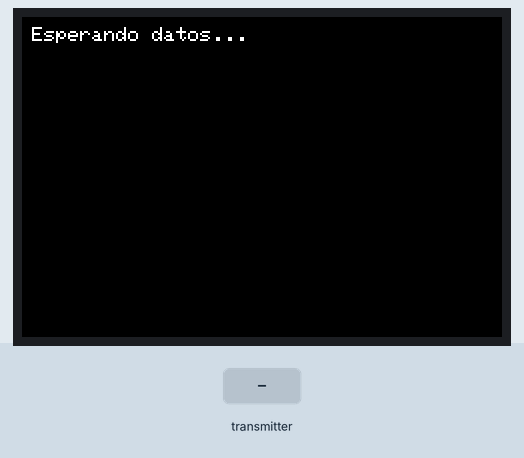
A program run on a simulated ESP32. Shown: 480×320 colour display. The inputs (shaded band) are chosen by the test bench. What the program prints to the serial monitor is not drawn.

Above: at 1.5 s.
1.6 s: the transmitter starts sending tempPromedio = 0
At 1.93 s:
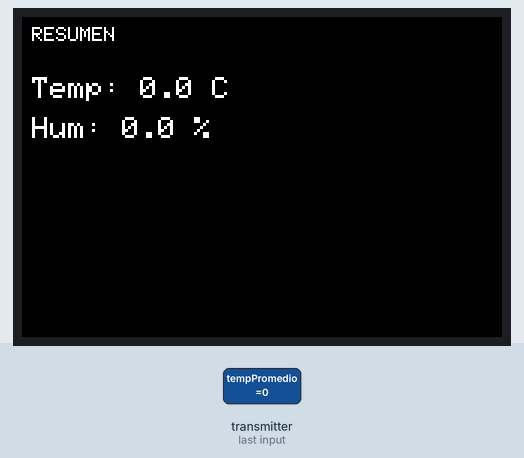
3.7 s: the transmitter starts sending humedad = 25
At 3.98 s:
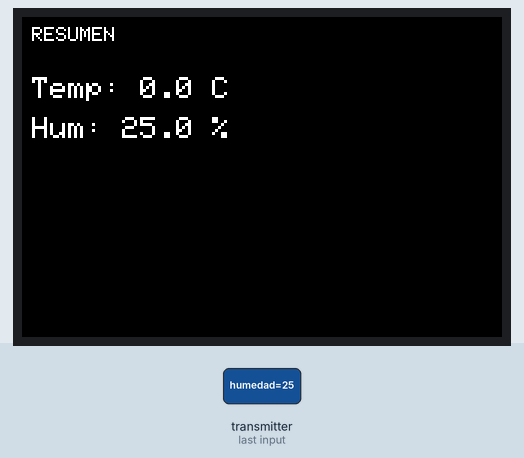
6.7 s: the transmitter starts sending presion = 25
At 7.03 s:
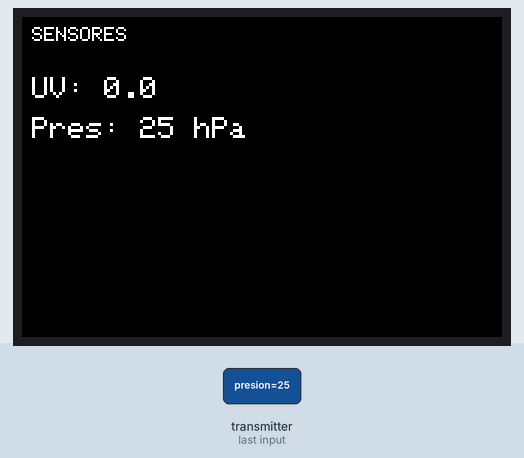
8.3 s: the transmitter starts sending velocidadViento = 25
At 10.63 s:
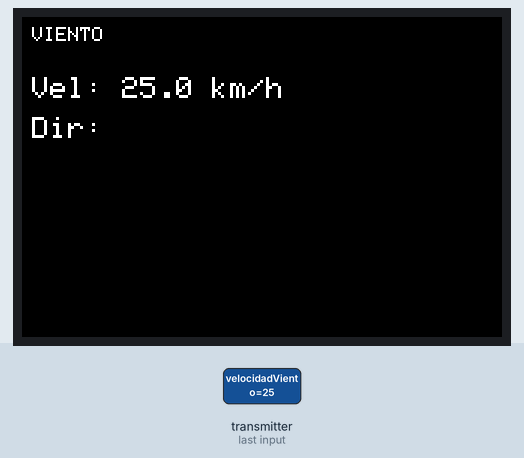
11.3 s: the transmitter starts sending direccionViento = 0
At 11.63 s:
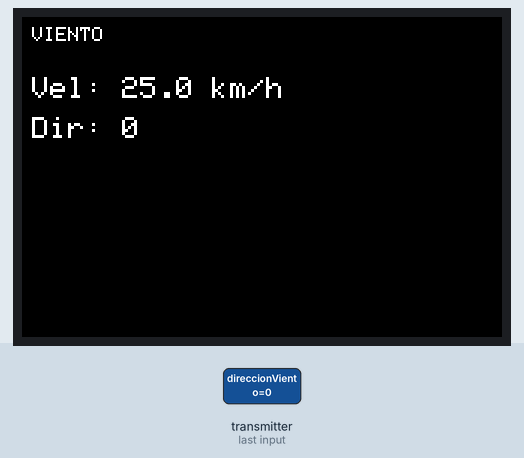
12.9 s: the transmitter starts sending llueve = 1
At 15.73 s:
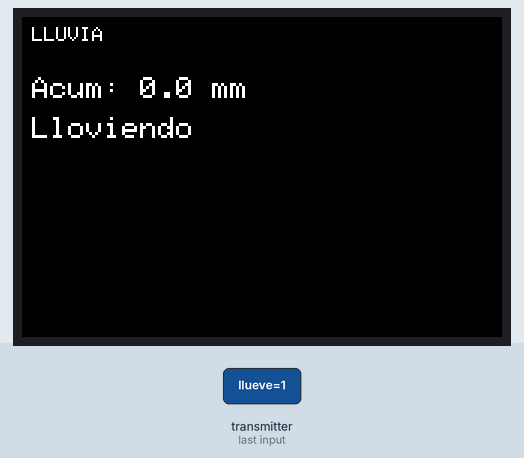
Timing chart, 0 to 16.9 s (numbered marks = the images above; inputs shaded):
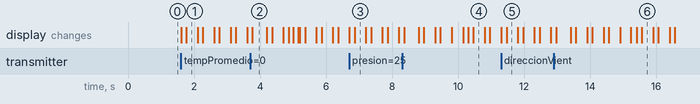

Measured:
- after the input at 1.6 s, the display: first changes at once (image 1 shows a later state)
- after the input at 6.7 s, the display: first differs from a run without the input after 0.16 s (image 3)
- after the input at 11.3 s, the display: first differs from a run without the input after 0.16 s (image 5)
- what the display in image 2 shows lasts 0.4 s, from 3.8 s to 4.2 s

The program:

main.cpp
```cpp
#include <Arduino.h>
#include <esp_now.h>
#include <WiFi.h>
#include "DataStructure.h"
#include <TFT_eSPI.h>

TFT_eSPI tft = TFT_eSPI();
WeatherData receivedData;
bool newData = false;
bool dataReceivedOnce = false;

enum ScreenState { RESUMEN, SENSORES, VIENTO, LLUVIA };
ScreenState currentState = RESUMEN;
unsigned long lastScreenChange = 0;
const long screenInterval = 5000; // 5 segundos

void drawWaiting() {
    tft.fillScreen(TFT_BLACK);
    tft.setTextColor(TFT_WHITE);
    tft.setTextSize(2);
    tft.drawString("Esperando datos...", 10, 10);
}

void drawResumen() {
    tft.fillScreen(TFT_BLACK);
    tft.setTextColor(TFT_WHITE);
    tft.setTextSize(2);
    tft.drawString("RESUMEN", 10, 10);
    tft.setTextSize(3);
    tft.drawString("Temp: " + String(receivedData.tempPromedio, 1) + " C", 10, 60);
    tft.drawString("Hum: " + String(receivedData.humedad, 1) + " %", 10, 100);
}

void drawSensores() {
    tft.fillScreen(TFT_BLACK);
    tft.setTextColor(TFT_WHITE);
    tft.setTextSize(2);
    tft.drawString("SENSORES", 10, 10);
    tft.setTextSize(3);
    tft.drawString("UV: " + String(receivedData.uv, 1), 10, 60);
    tft.drawString("Pres: " + String(receivedData.presion, 0) + " hPa", 10, 100);
}

void drawViento() {
    tft.fillScreen(TFT_BLACK);
    tft.setTextColor(TFT_WHITE);
    tft.setTextSize(2);
    tft.drawString("VIENTO", 10, 10);
    tft.setTextSize(3);
    tft.drawString("Vel: " + String(receivedData.velocidadViento, 1) + " km/h", 10, 60);
    tft.drawString("Dir: " + String(receivedData.direccionViento), 10, 100);
}

void drawLluvia() {
    tft.fillScreen(TFT_BLACK);
    tft.setTextColor(TFT_WHITE);
    tft.setTextSize(2);
    tft.drawString("LLUVIA", 10, 10);
    tft.setTextSize(3);
    tft.drawString("Acum: " + String(receivedData.lluviaAcumulada, 1) + " mm", 10, 60);
    tft.drawString(receivedData.llueve ? "Lloviendo" : "Seco", 10, 100);
}

void drawCurrentScreen() {
    switch (currentState) {
        case RESUMEN: drawResumen(); break;
        case SENSORES: drawSensores(); break;
        case VIENTO: drawViento(); break;
        case LLUVIA: drawLluvia(); break;
    }
}

void OnDataRecv(const uint8_t * mac, const uint8_t *incomingData, int len) {
    memcpy(&receivedData, incomingData, sizeof(receivedData));
    newData = true;
    dataReceivedOnce = true;
}

void setup() {
    Serial.begin(115200);
    tft.init();
    tft.setRotation(1);
    drawWaiting();

    WiFi.mode(WIFI_STA);
    if (esp_now_init() != ESP_OK) {
        Serial.println("Error initializing ESP-NOW");
        return;
    }
    esp_now_register_recv_cb(esp_now_recv_cb_t(OnDataRecv));

    Serial.println("Receptor ESP-NOW listo");
}

void loop() {
    if (!dataReceivedOnce) return;

    // Cambio automático de pantalla
    if (millis() - lastScreenChange > screenInterval) {
        lastScreenChange = millis();
        currentState = (ScreenState)((currentState + 1) % 4);
        drawCurrentScreen();
    }
    // Actualización si llegan datos nuevos
    if (newData) {
        drawCurrentScreen();
        newData = false;
    }
}
```

DataStructure.h
```cpp
#ifndef DATA_STRUCTURE_H
#define DATA_STRUCTURE_H

struct WeatherData {
    float tempPromedio;
    float humedad;
    float presion;
    float velocidadViento;
    char direccionViento[10];
    float uv;
    bool llueve; // Del YL83
    float lluviaAcumulada;
};

#endif
```
